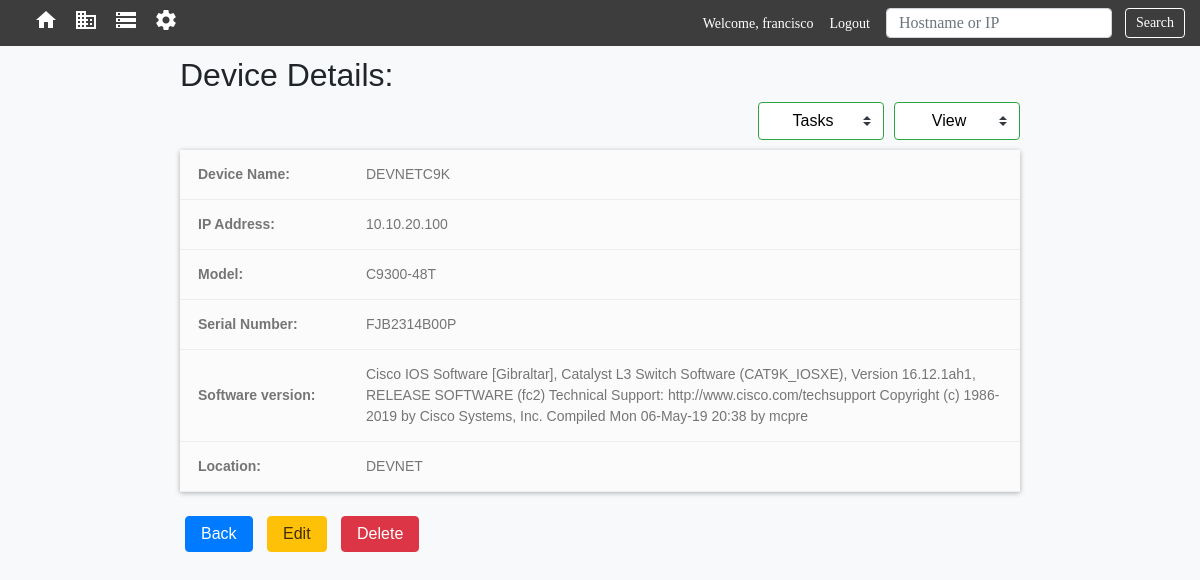
The page /devices/45 (signed in) on the database its author committed.
### main_app/models.py (models this page shows, shortened)
class Devices(models.Model):
    VENDOR_LIST = (('C', 'Cisco'), ('J', 'Juniper'), ('A', 'Arista'))
    DEVICE_TYPES = (('R', 'Router'), ('S', 'Switch'), ('F', 'Firewall'))
    CISCO_OS = (('1', 'CISCO IOS'), ('2', 'CISCO IOS-XE'),
                ('3', 'CISCO IOS-XR'), ('4', 'CISCO NX-OS'))
    device_name = models.CharField(max_length=100)
    device_ip = models.GenericIPAddressField()
    device_model = models.CharField(max_length=100, null=True, blank=True)
    device_sn = models.CharField(max_length=250, null=True, blank=True)
    uuid = models.UUIDField( #used by the API to look up the record
                            db_index=True,
                            default=uuid_lib.uuid4,
                            editable=False)
    vendor = models.CharField(choices=VENDOR_LIST, max_length=10,
                                                default=VENDOR_LIST[0])
    device_type = models.CharField(choices=DEVICE_TYPES, max_length=10,
                                                default=DEVICE_TYPES[0])
    operating_system = models.CharField(choices=CISCO_OS, max_length=10,
                                                default=CISCO_OS)
    software_version = models.CharField(max_length=300, null=True, blank=True)
    device_username = models.CharField(max_length=100, null=False, default="user")
    device_password = models.CharField(max_length=250, null=False)
    site = models.ForeignKey(Sites,
                            on_delete=models.CASCADE,
                            related_name = 'devices',
                            )
    objects = models.Manager()

class Sites(models.Model):
    site_name = models.CharField(max_length=100)
    site_location = models.CharField(max_length=250)
    uuid = models.UUIDField( #used by the API to look up the record
                            db_index=True,
                            default=uuid_lib.uuid4,
                            editable=False)
    site_address = models.CharField(max_length=400, null=True)
    site_poc_name = models.CharField(max_length=100)
    site_poc_number = models.CharField(max_length=30)

### main_app/views.py (the view)
# urls.py: path('devices/<int:pk>', views.DeviceDetailView.as_view(), name='devicedetail'),
class DeviceDetailView(LoginRequiredMixin, DetailView):
    context_object_name = 'device_detail'
    model = models.Devices
    template_name = 'main_app/devices_detail.html'

### main_app/templates/main_app/devices_detail.html (shortened to what this page needs)
{% extends 'main_app/main_app_base.html' %}
{%block content %}
<div class="" style="width: 70%; margin-left: auto; margin-right: auto;">
  <h2>Device Details:</h2>
    <div class="">
      <a class="mycustom-select float-right" id="task-dropdown" style="margin-left: 10px;" role="button"  data-toggle="dropdown" aria-haspopup="true" aria-expanded="false">
        View
      </a>
    </div>
    <div >
      <a class="mycustom-select float-right" id="task-dropdown"role="button"  data-toggle="dropdown" aria-haspopup="true" aria-expanded="false">
        Tasks
      </a>
    </div>
    <table id="device-table1">
      <table class="ctable ctable-noSideBorder">
        <tbody>
          <tr>
            <td id="table_heading" style="font-weight: bold;">Device Name:</td>
            <td>{{device_detail.device_name}}</td>
          </tr>
          <tr>
            <td id="table_heading" style="font-weight: bold;">IP Address: </td>
            <td>{{device_detail.device_ip}}</td>
          </tr>
          <tr>
            <td id="table_heading" style="font-weight: bold;">Model:</td>
            <td>{{device_detail.device_model}}</td>
          </tr>
          <tr>
            <td id="table_heading" style="font-weight: bold;">Serial Number: </td>
            <td>{{device_detail.device_sn}}</td>
          </tr>
          <tr>
            <td id="table_heading" style="font-weight: bold;">Software version: </td>
            <td>{{device_detail.software_version}}</td>
          </tr>
          <tr>
            <td id="table_heading" style="font-weight: bold;">Location: </td>
            <td>{{device_detail.site.site_name}}</td>
          </tr>
        </tbody>
      </table>
    </table>
    <br>
    <a href="{% url 'main_app:viewdevices'%}"><button class="btn_class" id="btn-back" type="button">Back</button></a>
    <a href="{% url 'main_app:updatedevice' pk=device_detail.id%}">
      <button class="btn_class" id="btn-edit" type="submit">Edit</button>
    </a>
    <a href="{% url 'main_app:deletedevice' pk=device_detail.id%}">
      <button class="btn_class" id="btn-delete" type="submit">Delete</button>
    </a>
  </div>
{%endblock content %}

### main_app/templates/main_app/main_app_base.html (shortened to what this page needs)
<!DOCTYPE html>
<html lang="en" dir="ltr">
  <head>
    <link rel="stylesheet" href="https://stackpath.bootstrapcdn.com/bootstrap/4.1.3/css/bootstrap.min.css">
    {% load staticfiles %}
    <link rel="stylesheet" href="{% static 'css/form.css' %}">
  </head>
  <body class="bg-light" style="font-family: sans-serif;">
    <header>
    <div class="mb-4">
      <nav class="navbar navbar-expand-lg navbar-dark fixed-top custom_navbar" style="background-color: #3d3d3d; font-size: 14px; font-family: 'Source Sans Pro' !important;">
        <div class="collapse navbar-collapse" id="navbarSupportedContent">
          <ul class="navbar-nav mr-auto">
            <li class="nav-item active">
              <a class="nav-link" href="{% url 'main_app:home' %}">
                <div class="nav-icon">
                </div>
              </a>
            </li>
            <li class="nav-item active">
              <a class="nav-link" href="{% url 'main_app:viewsites' %}">
                <div class="nav-icon">
                </div>  <span class="sr-only">(current)</span></a>
            </li>
            <li class="nav-item active">
              <a class="nav-link" href="{% url 'main_app:viewdevices' %}">
                <div class="nav-icon">
                </div></a>
            </li>
            <li class="nav-item active">
              <a class="nav-link" href="{% url 'admin:index' %}">
                <div class="nav-icon">
                </div></a>
            </li>
          </ul>
          <div class="">
            {% if user.is_authenticated%}
            <ul class="navbar-nav mr-auto">
              <li class="nav-item active">
                <a class="nav-link" href="#">Welcome, {{user.username}}</a>
              </li>
              <li class="nav-item active">
                <a class="nav-link" href="{% url 'users:logout' %}">Logout</a>
              </li>
            </ul>
            {% endif %}
          </div>
          <form class="form-inline my-2 my-lg-0" action="{% url 'main_app:search'%}" method="get">
              <input class="form-control ml-2 mr-sm-2 " type="search"  name="item" style="height: 30px;"placeholder="Hostname or IP" aria-label="Search">
              <button id="btn-search" class="btn_class" type="submit" >Search</button>
        </form>
        </div>
      </nav>
    </div>
    </header>
    <div class="container" style="padding: 16px 0px;">
    </div>
    {%block content %}
    {%endblock content %}
  </body>
</html>

### main_app/static/css/form.css (style rules this page uses)
.btn_class { color: black; padding: 5px 15px; margin: 0px 5px; border-radius: 4px; }
#btn-search { color: #fff; background-color: transparent; background-image: none; border: 1px solid #fff; height: 30px; padding: 5px 10px; line-height: 0; }
#btn-delete { background-color: #dc3545; color: white; padding: 5px 15px; margin: 0px 5px; border: 1px solid #dc3545; border-radius: 4px; }
#btn-back { background-color: #007bff; color: white; padding: 5px 15px; margin: 0px 5px; border: 1px solid #007bff; border-radius: 4px; }
#btn-edit { background-color: #ffc107; color: #3f2f00; padding: 5px 15px; margin: 0px 5px; border: 1px solid #ffc107; border-radius: 4px; }
.mycustom-select { display: inline-block; width: 100%; height: calc(2.25rem + 2px); padding: .375rem 1.75rem .375rem .75rem; margin-bottom: 20px; line-height: 1.5; color: #495057; vertical-align: middle; background-size: auto; background-size: 8px 10px; border: 1px solid #ced4da; border-radius: .25rem; -webkit-appearance: none; -moz-appearance: none; appearance: none; }
#task-dropdown { width: 15%; margin-bottom: 10px; background-color: #fff; border: 1px solid #2ea542; text-align: center; color: black; }
#device-table1 { display: block; }
#table_heading { width: 20%; }
.ctable { background-color: #eaeaea; box-shadow: 0 1px 5px 0 rgba(0,0,0,0.3); border-collapse: collapse ; font-family: Helvetica,Verdana,sans-serif; font-weight: 300; width:100%; color: #757575; font-size: 14px; background-clip: padding-box; }
.ctable tbody tr:nth-child(2n+1) { background-color: #fbfbfb; }
.custom_navbar { padding: 0 10px; }

### rows shown on the page
Devices: device_name "DEVNETC9K", device_ip "10.10.20.100", device_model "C9300-48T", device_sn "FJB2314B00P", software_version "Cisco IOS Software [Gibraltar], Catalyst L3 Switch Software (CAT9K_IOSXE), Version 16.12.1ah1, RELEASE SOFTWARE (fc2) Technical Support: http://www.cisco.com/techsupport Copyright (c) 1986-2019 by Cisco Systems, Inc. Compiled Mon 06-May-19 20:38 by mcpre", site.site_name "DEVNET"

### other values the page prints
{{ user.username }} "francisco"
